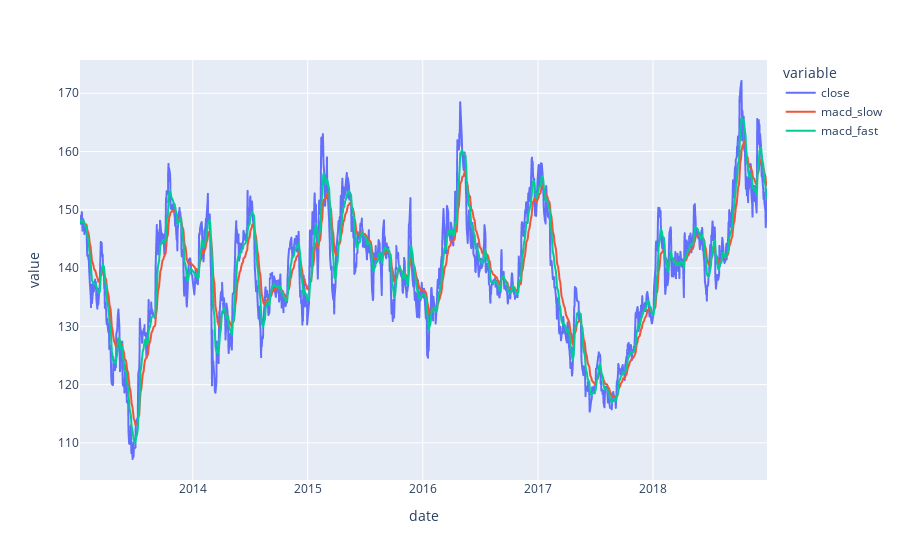

This figure's notebook cell:
### Code cell
# Отображаем результаты на графике
fig = px.line(gazp_daily,
              x=gazp_daily.index,
              y=['close', 'macd_slow', 'macd_fast'])

fig.show()

### Figure 1 — Plotly figure (JSON) as saved in the notebook; plotly's stock layout.template omitted (floating-point values rounded to 4 significant figures; data arrays with more than 128 entries replaced by an {"elided": "..."} marker saying what was removed)
{"data": [{"hovertemplate": "variable=close<br>date=%{x}<br>value=%{y}<extra></extra>", "legendgroup": "close", "line": {"color": "#636efa", "dash": "solid"}, "mode": "lines", "name": "close", "showlegend": true, "type": "scattergl", "x": {"elided": "1508 str values"}, "xaxis": "x", "y": {"elided": "1508 float values"}, "yaxis": "y"}, {"hovertemplate": "variable=macd_slow<br>date=%{x}<br>value=%{y}<extra></extra>", "legendgroup": "macd_slow", "line": {"color": "#EF553B", "dash": "solid"}, "mode": "lines", "name": "macd_slow", "showlegend": true, "type": "scattergl", "x": {"elided": "1508 str values"}, "xaxis": "x", "y": {"elided": "1508 float values"}, "yaxis": "y"}, {"hovertemplate": "variable=macd_fast<br>date=%{x}<br>value=%{y}<extra></extra>", "legendgroup": "macd_fast", "line": {"color": "#00cc96", "dash": "solid"}, "mode": "lines", "name": "macd_fast", "showlegend": true, "type": "scattergl", "x": {"elided": "1508 str values"}, "xaxis": "x", "y": {"elided": "1508 float values"}, "yaxis": "y"}], "layout": {"autosize": true, "legend": {"title": {"text": "variable"}, "tracegroupgap": 0}, "margin": {"t": 60}, "xaxis": {"anchor": "y", "autorange": true, "domain": [0, 1], "range": ["2013-01-08", "2018-12-29"], "title": {"text": "date"}, "type": "date"}, "yaxis": {"anchor": "x", "autorange": true, "domain": [0, 1], "range": [103.6, 175.7], "title": {"text": "value"}, "type": "linear"}}}
